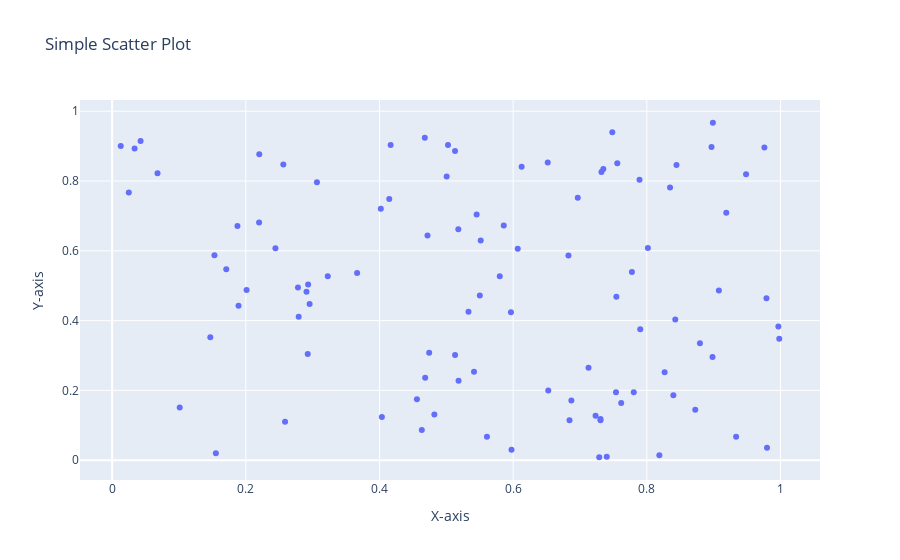

Notebook code for this chart:
### Code cell
#Question: Create an interactive scatter plot using random data

#Answer

x = np.random.rand(100)
y = np.random.rand(100)
fig = go.Figure(data=go.Scatter(x=x, y=y, mode = 'markers', name='Random Scatter'))
fig.update_layout(title='Simple Scatter Plot', xaxis_title = 'X-axis', yaxis_title = 'Y-axis')
fig.show()
